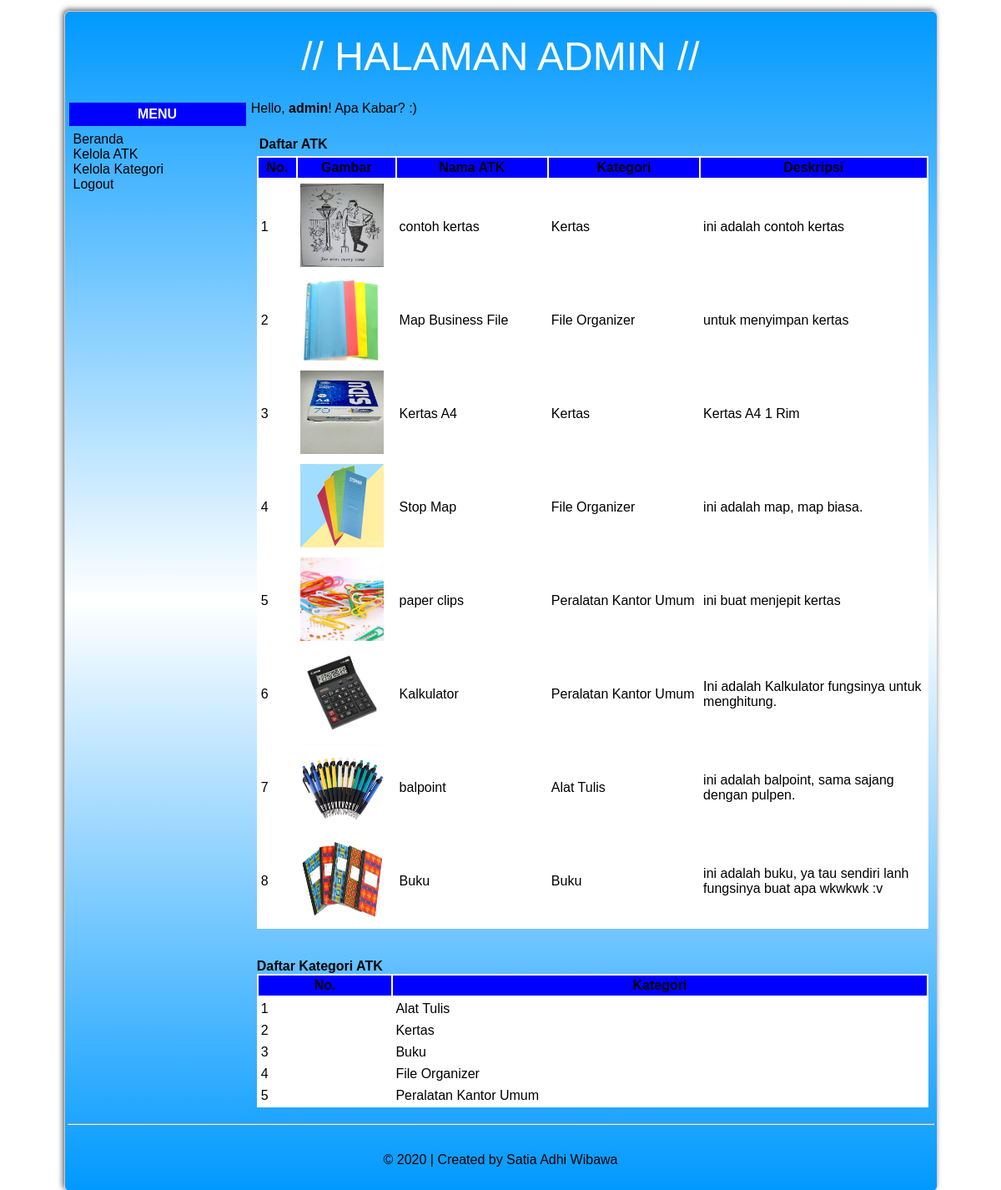
The app's page /admin/beranda_admin.php (signed in) with its own data.
### tables this page shows
CREATE TABLE `tbl_atk` (
  `id_atk` int(10) NOT NULL,
  `id_category` varchar(25) NOT NULL,
  `nama_atk` text NOT NULL,
  `gambar` longtext NOT NULL,
  `deskripsi` text NOT NULL,
  `stok` int(11) NOT NULL,
  `tanggal` datetime NOT NULL
);

CREATE TABLE `tbl_category` (
  `id_category` int(2) NOT NULL,
  `category_name` text NOT NULL
);

### admin/beranda_admin.php (the view, shortened to what this page needs)
<!DOCTYPE html>
<html>
<head>
	<link rel="stylesheet" href="../css/style2.css">
<head>
<body background="../images/logo1.png">
<table width="1047" border="0" align="center" class="table">
	<tr>
		<td height="100" colspan="2" align="center" valign="middle">
			<table width="100%" height="100" border="0" cellpadding="7">
				<tr>
					<td align="center" valign="middle">
						<font color="#FFFFFF" size="7px"> // HALAMAN ADMIN // </font>
					</td>
				</tr>
			</table>
		</td>
	</tr>
	<tr>
		<td width="21%" valign="top">
			<table width="100%" border="0" cellpadding="5">
				<tr>
					<td align="center" bgcolor="blue">
					<strong><font color="#FFFFFF">MENU</font></strong>
					</td>
				</tr>
				<tr>
					<td align="left">
						<a href="beranda_admin.php">Beranda</a><br>
						<a href="data_atk.php">Kelola ATK</a><br>
						<a href="data_kategori.php">Kelola Kategori</a><br>
						<a href="logout.php" onclick="return confirm('Apakah anda yakin ingin keluar?');">Logout</a><br>
					</td>
				</tr>
			</table>
		</td>
	 	<td width="79%" valign="top">
	 		<table width="100%" border="0" cellpadding="5">
	 			<tr>
	 			<?php echo "Hello, <b>".$_SESSION['username']."</b>! Apa Kabar? :)";?>
	 			<br><br>
	 				<td>
						<div style="margin-bottom: 5px; margin-left: 3px;"><strong>Daftar ATK</strong></div>
							<table width="100%" align="center" cellpadding="3" bgcolor="white">
								<tr bgcolor="blue" align="center" style="font-weight: bold;">
									<td width="5%">No.</td>
									<td width="10%">Gambar</td>
									<td width="20%">Nama ATK</td>
									<td width="20%">Kategori</td>
									<td width="30%">Deskripsi</td>
								</tr>
								<tr>
<?php
include '../config.php';
$sql = "SELECT * FROM tbl_atk as ta JOIN tbl_category as tc on ta.id_category = tc.id_category order by id_atk desc";
$query = mysqli_query($db, $sql);
$no=1;
while ($data=mysqli_fetch_array($query)) {
echo "<tr>";
echo "<td>".$no++."</td>";
echo "<td><img src='../images/atk/".$data['gambar']."' width='100px'
height='100px'></td>";
echo "<td>".$data['nama_atk']."</td>";
echo "<td>".$data['category_name']."</td>";
echo "<td>".$data['deskripsi']."</td>";
echo "</tr>";
}
?>
								</tr>
							</table>
							<br><br>
							<div><strong>Daftar Kategori ATK</strong></div>
							<table width="100%" align="center" cellpadding="3" bgcolor="white">
								<tr bgcolor="blue" align="center" style="font-weight: bold;">
									<td width="5%">No.</td>
									<td width="20%">Kategori</td>
								</tr>
								<tr>
<?php
include '../config.php';
$sql = "SELECT * FROM tbl_category order by id_category asc";
$query = mysqli_query($db, $sql);
$no=1;
while ($data=mysqli_fetch_array($query)) {
echo "<tr>";
echo "<td>".$no++."</td>";
 echo "<td>".$data['category_name']."</td>";
 echo "</tr>";
 }
?>
								</tr>
							</table>
					</td>
				</tr>
			</table>
		</td>
	</tr>
	<tr>
		<td colspan="2">
			<hr>
			<table width="100%" border="0" cellpadding="7">
				<tr>
					<td align="center">
						<p> &copy; <?php echo date('Y')?> | Created by Satia Adhi Wibawa</p>
					</td>
				</tr>
			</table>
		</td>
	</tr>
</table>
</body>
</html>

### css/style2.css (style rules this page uses)
body { font-family: sans-serif; background: url(../images/bg.jpg); }
a:link { color: black; text-decoration: none; }
.table { border: 1px solid #ccc; border-radius: 7px; background: transparent; background: -webkit-linear-gradient(top,#0099FF,transparent,#0099FF); box-shadow: -2px -2px 6px #666; margin-top: 13px; }

### records on screen
tbl_atk: gambar (picture), nama_atk "contoh kertas", id_category.category_name "Kertas", deskripsi "ini adalah contoh kertas"
tbl_atk: gambar (picture), nama_atk "Map Business File", id_category.category_name "File Organizer", deskripsi "untuk menyimpan kertas"
tbl_atk: gambar (picture), nama_atk "Kertas A4", id_category.category_name "Kertas", deskripsi "Kertas A4 1 Rim"
tbl_atk: gambar (picture), nama_atk "Stop Map", id_category.category_name "File Organizer", deskripsi "ini adalah map, map biasa."
tbl_atk: gambar (picture), nama_atk "paper clips", id_category.category_name "Peralatan Kantor Umum", deskripsi "ini buat menjepit kertas"
tbl_atk: gambar (picture), nama_atk "Kalkulator", id_category.category_name "Peralatan Kantor Umum", deskripsi "Ini adalah Kalkulator fungsinya untuk menghitung."
tbl_atk: gambar (picture), nama_atk "balpoint", id_category.category_name "Alat Tulis", deskripsi "ini adalah balpoint, sama sajang dengan pulpen."
tbl_atk: gambar (picture), nama_atk "Buku", id_category.category_name "Buku", deskripsi "ini adalah buku, ya tau sendiri lanh fungsinya buat apa wkwkwk :v"
tbl_category: category_name "Alat Tulis"
tbl_category: category_name "Kertas"
tbl_category: category_name "Buku"
tbl_category: category_name "File Organizer"
tbl_category: category_name "Peralatan Kantor Umum"

### other values on screen
$_SESSION['username'] "admin"
